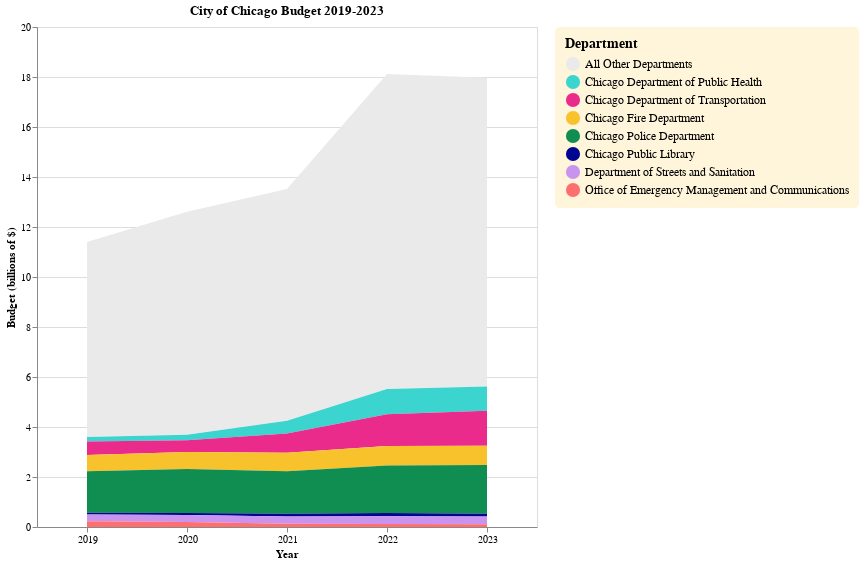

Notebook source saved alongside this figure:
### Code cell
# Chart 1: City of Chicago Budget 2019-2023, all departments
def budget_by_year_area(df):
    # Define an "Other" category to separate out departments not being focused on
    df["department2"] = np.where(df["dept_num"].isin([57, 81, 84, 91, 41, 58, 59]), 
                                 df["department"], "All Other Departments")
    # Get sum of budgets for each department by year
    df = df.groupby(["year", "department2"], as_index = False)["ordinance"].sum()
    chart = alt.Chart(df, title = "City of Chicago Budget 2019-2023"
            ).mark_area().encode(
        x = alt.X("year").title("Year").axis(labelAngle = 0),
        y = alt.Y("ordinance").title("Budget (billions of $)"),
        color = alt.Color("department2").title("Department"),
        order = alt.Order("department2", sort = "descending")
    ).properties(height=500, 
                 width=500
    ).configure_legend(labelLimit= 0,
                        padding = 10,
                        cornerRadius = 5,
                        labelFontSize = 12,
                        symbolSize = 200,
                        titleFontSize = 14,
                        fillColor = "#FFF5DB"
    ).configure_range(
        category=alt.RangeScheme(colors)
)

    return chart

budget_by_year_area(budgets)

### Figure 1 — Vega-Lite specification as saved in the notebook (floating-point values rounded to 4 significant figures)
{"usermeta": {"embedOptions": {"theme": "vox"}}, "config": {"view": {"continuousWidth": 300, "continuousHeight": 300}, "legend": {"cornerRadius": 5, "fillColor": "#FFF5DB", "labelFontSize": 12, "labelLimit": 0, "padding": 10, "symbolSize": 200, "titleFontSize": 14}, "range": {"category": ["#EAEAEA", "#3BD4CF", "#EA2B8B", "#F8C22C", "#108D50", "#00058F", "#C994F0", "#FF6F6F", "#921A80", "#BD591B"]}}, "data": {"name": "data-13453f2752515f8dd7649836e85a68ba"}, "mark": {"type": "area"}, "encoding": {"color": {"field": "department2", "title": "Department", "type": "nominal"}, "order": {"field": "department2", "sort": "descending", "type": "nominal"}, "x": {"axis": {"labelAngle": 0}, "field": "year", "title": "Year", "type": "nominal"}, "y": {"field": "ordinance", "title": "Budget (billions of $)", "type": "quantitative"}}, "height": 500, "title": "City of Chicago Budget 2019-2023", "width": 500, "$schema": "https://vega.github.io/schema/vega-lite/v5.20.1.json", "datasets": {"data-13453f2752515f8dd7649836e85a68ba": [{"year": "2019", "department2": "All Other Departments", "ordinance": 7.798}, {"year": "2019", "department2": "Chicago Department of Public Health", "ordinance": 0.1773}, {"year": "2019", "department2": "Chicago Department of Transportation", "ordinance": 0.5431}, {"year": "2019", "department2": "Chicago Fire Department", "ordinance": 0.6523}, {"year": "2019", "department2": "Chicago Police Department", "ordinance": 1.656}, {"year": "2019", "department2": "Chicago Public Library", "ordinance": 0.07142}, {"year": "2019", "department2": "Department of Streets and Sanitation", "ordinance": 0.268}, {"year": "2019", "department2": "Office of Emergency Management and Communications", "ordinance": 0.2339}, {"year": "2020", "department2": "All Other Departments", "ordinance": 8.918}, {"year": "2020", "department2": "Chicago Department of Public Health", "ordinance": 0.2217}, {"year": "2020", "department2": "Chicago Department of Transportation", "ordinance": 0.468}, {"year": "2020", "department2": "Chicago Fire Department", "ordinance": 0.6742}, {"year": "2020", "department2": "Chicago Police Department", "ordinance": 1.762}, {"year": "2020", "department2": "Chicago Public Library", "ordinance": 0.08452}, {"year": "2020", "department2": "Department of Streets and Sanitation", "ordinance": 0.2736}, {"year": "2020", "department2": "Office of Emergency Management and Communications", "ordinance": 0.2047}, {"year": "2021", "department2": "All Other Departments", "ordinance": 9.268}, {"year": "2021", "department2": "Chicago Department of Public Health", "ordinance": 0.5186}, {"year": "2021", "department2": "Chicago Department of Transportation", "ordinance": 0.7704}, {"year": "2021", "department2": "Chicago Fire Department", "ordinance": 0.7384}, {"year": "2021", "department2": "Chicago Police Department", "ordinance": 1.699}, {"year": "2021", "department2": "Chicago Public Library", "ordinance": 0.111}, {"year": "2021", "department2": "Department of Streets and Sanitation", "ordinance": 0.2831}, {"year": "2021", "department2": "Office of Emergency Management and Communications", "ordinance": 0.1339}, {"year": "2022", "department2": "All Other Departments", "ordinance": 12.6}, {"year": "2022", "department2": "Chicago Department of Public Health", "ordinance": 1.002}, {"year": "2022", "department2": "Chicago Department of Transportation", "ordinance": 1.276}, {"year": "2022", "department2": "Chicago Fire Department", "ordinance": 0.779}, {"year": "2022", "department2": "Chicago Police Department", "ordinance": 1.899}, {"year": "2022", "department2": "Chicago Public Library", "ordinance": 0.1296}, {"year": "2022", "department2": "Department of Streets and Sanitation", "ordinance": 0.308}, {"year": "2022", "department2": "Office of Emergency Management and Communications", "ordinance": 0.1213}, {"year": "2023", "department2": "All Other Departments", "ordinance": 12.36}, {"year": "2023", "department2": "Chicago Department of Public Health", "ordinance": 0.9724}, {"year": "2023", "department2": "Chicago Department of Transportation", "ordinance": 1.399}, {"year": "2023", "department2": "Chicago Fire Department", "ordinance": 0.771}, {"year": "2023", "department2": "Chicago Police Department", "ordinance": 1.943}, {"year": "2023", "department2": "Chicago Public Library", "ordinance": 0.1134}, {"year": "2023", "department2": "Department of Streets and Sanitation", "ordinance": 0.3115}, {"year": "2023", "department2": "Office of Emergency Management and Communications", "ordinance": 0.1091}]}}
